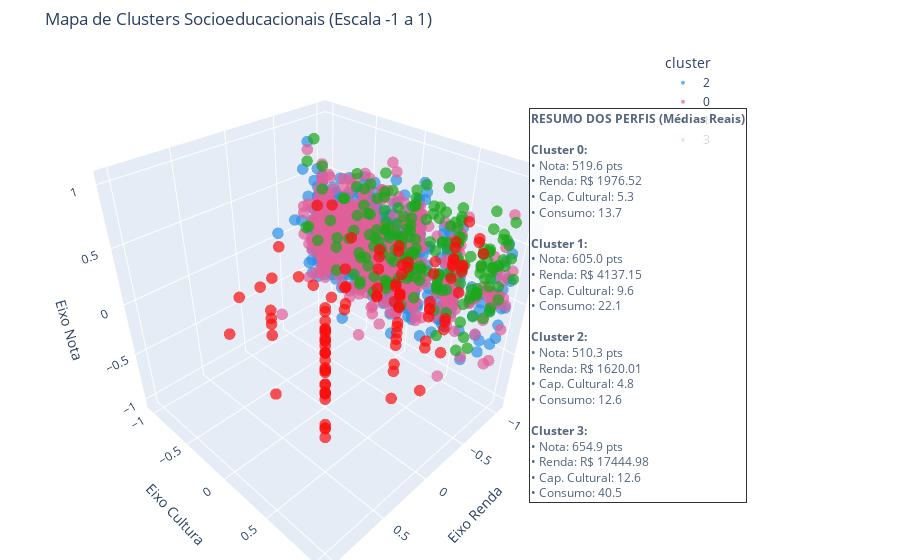

Notebook code cell kept with this figure:
### Markdown cell above
### Visualização 3D

### Code cell
perfil_real = sample.groupby('cluster').agg({
    'RENDA': 'mean',
    'SCORE_CULT_PAIS': 'mean',
    'MEDIA_CANDIDATO': 'mean',
    'SCORE_CONSUMO': 'mean'
}).reset_index()


texto_legendas = "<b>RESUMO DOS PERFIS (Médias Reais)</b><br><br>"
for i, row in perfil_real.iterrows():
    texto_legendas += (
        f"<b>Cluster {int(row['cluster'])}:</b><br>"
        f"• Nota: {row['MEDIA_CANDIDATO']:.1f} pts<br>"
        f"• Renda: R$ {row['RENDA']:.2f}<br>"
        f"• Cap. Cultural: {row['SCORE_CULT_PAIS']:.1f}<br>"
        f"• Consumo: {row['SCORE_CONSUMO']:.1f}<br><br>"
    )


scaler_minmax = MinMaxScaler(feature_range=(-1, 1))
cols_viz = ['RENDA', 'SCORE_CULT_PAIS', 'MEDIA_CANDIDATO']

df_viz = pd.DataFrame(
    scaler_minmax.fit_transform(sample[cols_viz]), 
    columns=cols_viz, 
    index=sample.index
)
df_viz['cluster'] = sample['cluster'].astype(str)


fig = px.scatter_3d(
    df_viz, x='RENDA', y='SCORE_CULT_PAIS', z='MEDIA_CANDIDATO',
    color='cluster',
    title='Mapa de Clusters Socioeducacionais (Escala -1 a 1)',
    labels={'RENDA': 'Eixo Renda', 'SCORE_CULT_PAIS': 'Eixo Cultura', 'MEDIA_CANDIDATO': 'Eixo Nota'},
    color_discrete_sequence=px.colors.qualitative.Dark24,
    opacity=0.7
)


fig.update_layout(
    scene=dict(
        xaxis=dict(range=[-1.1, 1.1]),
        yaxis=dict(range=[-1.1, 1.1]),
        zaxis=dict(range=[-1.1, 1.1])
    ),
    margin=dict(r=250, l=0, b=0, t=50), 
    annotations=[
        dict(
            text=texto_legendas,
            align='left',
            showarrow=False,
            xref='paper', yref='paper',
            x=1.15, y=0.5, 
            bordercolor='black', borderwidth=1,
            bgcolor='white', opacity=0.8
        )
    ]
)

fig.update_traces(marker=dict(size=4))
fig.show()

### Figure 1 — Plotly figure (JSON) as saved in the notebook; plotly's stock layout.template omitted (floating-point values rounded to 4 significant figures; data arrays with more than 128 entries replaced by an {"elided": "..."} marker saying what was removed)
{"data": [{"hovertemplate": "cluster=2<br>Eixo Renda=%{x}<br>Eixo Cultura=%{y}<br>Eixo Nota=%{z}<extra></extra>", "legendgroup": "2", "marker": {"color": "#2E91E5", "opacity": 0.7, "size": 4, "symbol": "circle"}, "mode": "markers", "name": "2", "scene": "scene", "showlegend": true, "type": "scatter3d", "x": {"elided": "998 float values"}, "y": {"elided": "998 float values"}, "z": {"elided": "998 float values"}}, {"hovertemplate": "cluster=0<br>Eixo Renda=%{x}<br>Eixo Cultura=%{y}<br>Eixo Nota=%{z}<extra></extra>", "legendgroup": "0", "marker": {"color": "#E15F99", "opacity": 0.7, "size": 4, "symbol": "circle"}, "mode": "markers", "name": "0", "scene": "scene", "showlegend": true, "type": "scatter3d", "x": {"elided": "701 float values"}, "y": {"elided": "701 float values"}, "z": {"elided": "701 float values"}}, {"hovertemplate": "cluster=1<br>Eixo Renda=%{x}<br>Eixo Cultura=%{y}<br>Eixo Nota=%{z}<extra></extra>", "legendgroup": "1", "marker": {"color": "#1CA71C", "opacity": 0.7, "size": 4, "symbol": "circle"}, "mode": "markers", "name": "1", "scene": "scene", "showlegend": true, "type": "scatter3d", "x": {"elided": "194 float values"}, "y": {"elided": "194 float values"}, "z": {"elided": "194 float values"}}, {"hovertemplate": "cluster=3<br>Eixo Renda=%{x}<br>Eixo Cultura=%{y}<br>Eixo Nota=%{z}<extra></extra>", "legendgroup": "3", "marker": {"color": "#FB0D0D", "opacity": 0.7, "size": 4, "symbol": "circle"}, "mode": "markers", "name": "3", "scene": "scene", "showlegend": true, "type": "scatter3d", "x": [0.07784, -0.1218, 0.3972, 0.07784, 1.0, -0.1218, 1.0, -0.1218, 0.07784, 1.0, -0.1218, 1.0, 1.0, 1.0, 1.0, 1.0, -0.1218, 0.07784, 1.0, -0.1218, 0.07784, 0.07784, 1.0, -0.1218, 1.0, 1.0, 0.07784, 0.3972, 0.07784, 1.0, 0.07784, -0.1218, 1.0, 1.0, 0.3972, -0.2415, -0.1218, -0.1218, 0.3972, 1.0, -0.2415, 1.0, 0.07784, -0.1218, 0.07784, -0.2415, 0.07784, 1.0, 1.0, 0.3972, 1.0, 0.3972, 1.0, 0.3972, 0.3972, 0.07784, -0.481, 1.0, 0.3972, 0.07784, 1.0, -0.1218, 0.3972, 0.07784, -0.1218, 0.07784, -0.1218, -0.2415, 0.07784, 0.3972, 0.3972, 0.3972, 1.0, 1.0, 0.3972, -0.4012, 0.07784, -0.4012, 1.0, 1.0, -0.2415, 0.07784, 0.3972, 1.0, -0.1218, -0.1218, -0.1218, 1.0, 1.0, 0.3972, 0.3972, 0.3972, -0.2415, 0.3972, 1.0, 1.0, 1.0, 0.3972, 0.3972, 1.0, 0.07784, -0.2415, 0.07784, 0.3972, 1.0, 1.0, 1.0], "y": [1.0, 1.0, 1.0, 0.0, 1.0, 1.0, 1.0, 1.0, 0.1429, 1.0, 1.0, 1.0, 0.2857, 0.5714, 0.1429, 0.5714, 0.5714, 0.1429, 1.0, 0.5714, 0.5714, 1.0, 1.0, 1.0, 1.0, 0.5714, 0.5714, 1.0, 1.0, 1.0, 1.0, 0.5714, 1.0, 0.5714, 1.0, 0.5714, 1.0, 0.5714, -0.2857, 1.0, 1.0, 1.0, 1.0, 1.0, 0.5714, 1.0, 0.5714, 1.0, 1.0, 0.5714, 1.0, 1.0, 1.0, 1.0, 0.5714, 1.0, 1.0, 1.0, 1.0, 1.0, 1.0, 1.0, 1.0, 0.2857, 1.0, 1.0, 1.0, 1.0, 0.5714, 0.1429, 1.0, 1.0, 1.0, 1.0, 1.0, 1.0, -0.4286, 1.0, 1.0, 1.0, 0.5714, 1.0, 0.5714, 1.0, 0.5714, 0.1429, 1.0, 1.0, 1.0, 1.0, 0.2857, 1.0, 1.0, -0.1429, 1.0, 1.0, 0.5714, 1.0, 1.0, 1.0, 0.5714, 1.0, 0.2857, 1.0, 1.0, 1.0, 1.0], "z": [0.4497, 0.2389, 0.4965, 0.8748, 0.6457, 0.7508, 0.8418, 0.8686, 0.9274, 0.05963, 0.3293, 0.4704, 0.6988, 0.6534, 0.3464, 0.1156, 0.707, 0.1799, 0.5789, 0.3833, 0.3917, 0.507, 0.7907, 0.03915, 0.847, 0.6948, 0.7594, 0.2501, 0.8547, 0.7441, 0.5656, 0.6669, 0.1378, 0.574, 0.4481, 0.4875, 0.3044, 0.256, 0.2193, 0.3639, 0.6888, 0.1652, 0.5106, 0.9095, 0.7063, 1.0, 0.4635, 0.6938, 0.7728, 0.7552, 0.8274, -0.04038, 0.9607, 0.544, 0.6171, 0.7709, 0.6771, 0.8541, 0.6875, 0.1951, 0.4178, 0.736, 0.5734, 0.3425, 0.6467, -0.1829, 0.7886, 0.6833, 0.6147, 0.5042, 0.9089, 0.9704, 0.4767, 0.6951, 0.7761, 0.82, 0.3764, 0.7939, 0.7774, 0.4078, 0.5307, 0.2538, 0.4488, 0.4086, 0.4028, 0.6008, 0.786, 0.6981, 0.1315, 0.1918, 0.503, 0.6815, 0.4794, 0.3632, 0.5726, 0.5928, 0.7501, 0.401, 0.7757, 0.9831, 0.4002, 0.6392, 0.1943, 0.7602, 0.9024, 0.5605, 0.4045]}], "layout": {"annotations": [{"align": "left", "bgcolor": "white", "bordercolor": "black", "borderwidth": 1, "opacity": 0.8, "showarrow": false, "text": "<b>RESUMO DOS PERFIS (Médias Reais)</b><br><br><b>Cluster 0:</b><br>• Nota: 519.6 pts<br>• Renda: R$ 1976.52<br>• Cap. Cultural: 5.3<br>• Consumo: 13.7<br><br><b>Cluster 1:</b><br>• Nota: 605.0 pts<br>• Renda: R$ 4137.15<br>• Cap. Cultural: 9.6<br>• Consumo: 22.1<br><br><b>Cluster 2:</b><br>• Nota: 510.3 pts<br>• Renda: R$ 1620.01<br>• Cap. Cultural: 4.8<br>• Consumo: 12.6<br><br><b>Cluster 3:</b><br>• Nota: 654.9 pts<br>• Renda: R$ 17444.98<br>• Cap. Cultural: 12.6<br>• Consumo: 40.5<br><br>", "x": 1.15, "xref": "paper", "y": 0.5, "yref": "paper"}], "legend": {"title": {"text": "cluster"}, "tracegroupgap": 0}, "margin": {"b": 0, "l": 0, "r": 250, "t": 50}, "scene": {"domain": {"x": [0, 1], "y": [0, 1]}, "xaxis": {"range": [-1.1, 1.1], "title": {"text": "Eixo Renda"}}, "yaxis": {"range": [-1.1, 1.1], "title": {"text": "Eixo Cultura"}}, "zaxis": {"range": [-1.1, 1.1], "title": {"text": "Eixo Nota"}}}, "title": {"text": "Mapa de Clusters Socioeducacionais (Escala -1 a 1)"}}}
